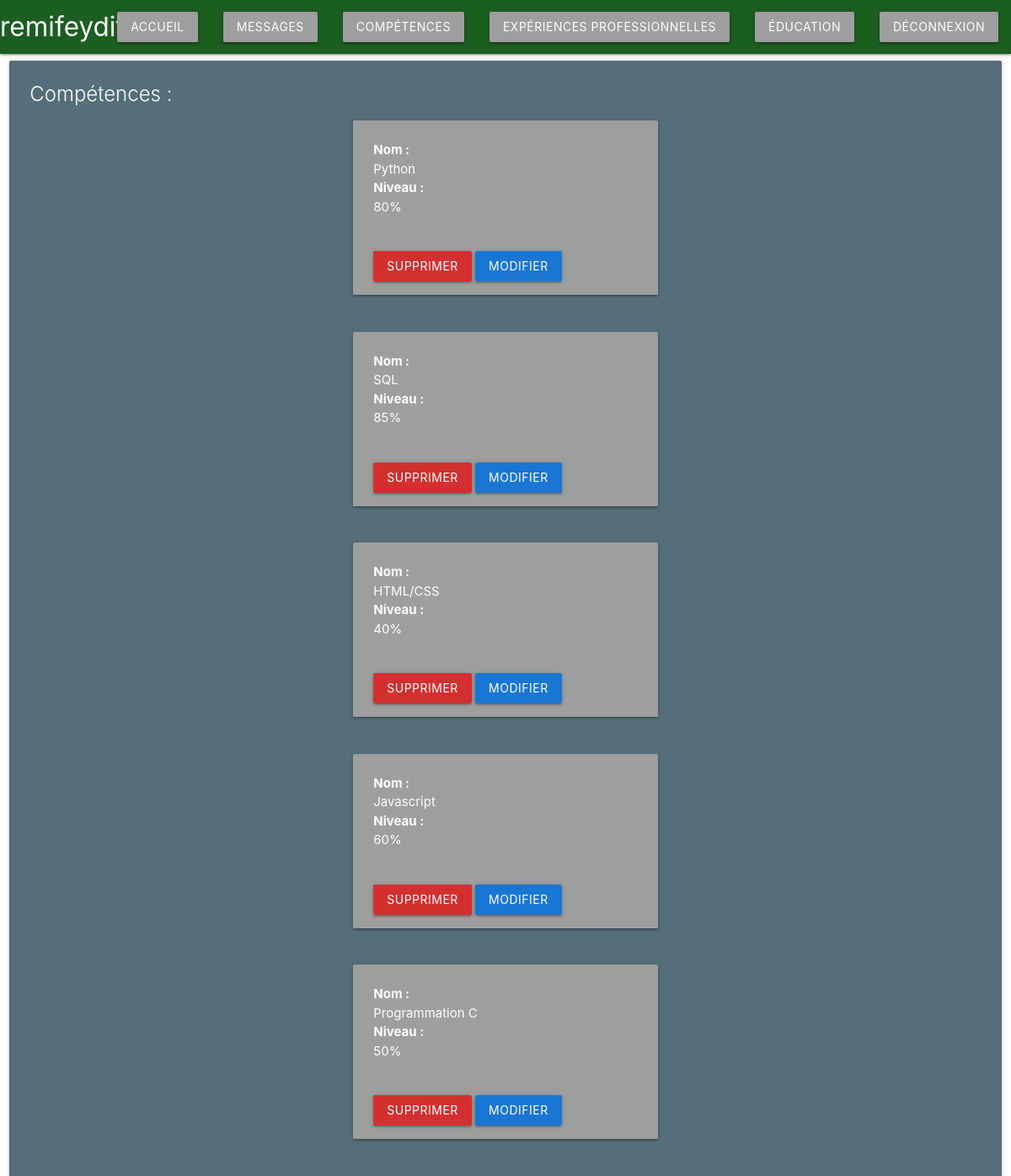
/CV/dashboard/skill.php (signed in), run on an earlier commit of the app's database.
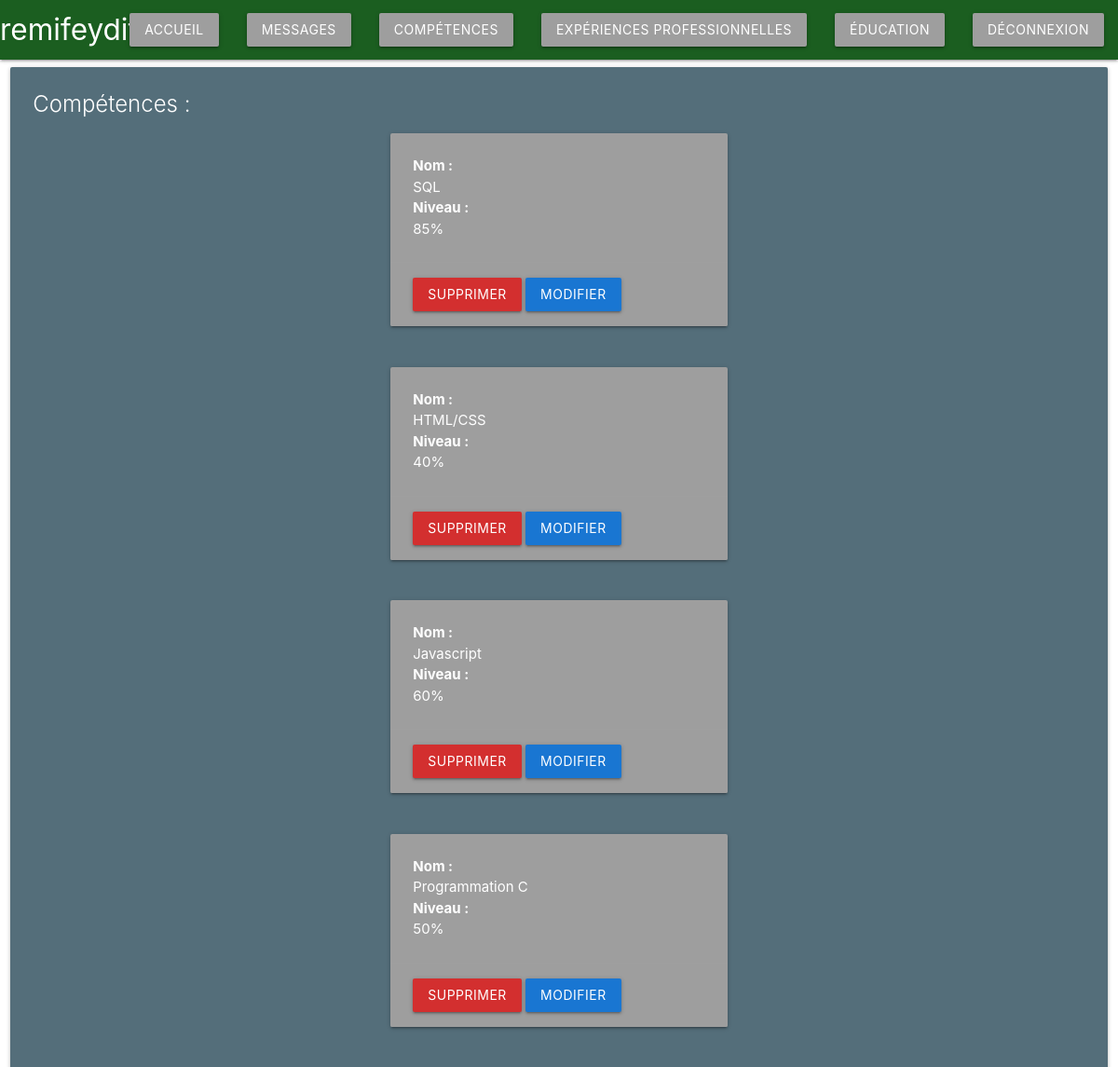
And on a later commit of the database.
### tables this page shows
CREATE TABLE `skills` (
  `id` int(11) NOT NULL,
  `skillName` varchar(20) DEFAULT NULL,
  `level` int(11) DEFAULT NULL,
  `idAdmin` int(11) DEFAULT NULL
);

### CV/dashboard/skill.php (the view, shortened to what this page needs)
<!DOCTYPE html>
<html lang="en">
<head>
    <?php
    include_once("../include/head.php");
    $pdo = connectPDO();
    ?>
</head>
<body>
<?php
include_once("../include/header.php");
?>
<div class="row">
    <div class="col s12 m12">
      <div class="card blue-grey darken-1">
        <div class="card-content white-text">
          <span class="card-title">Compétences :</span>
          <?php
          $query = $pdo->prepare('SELECT * FROM skills');
          $query->execute();
          $skills = $query->fetchAll();
          foreach ($skills as $skill)
          {
        ?>
          <div class="row">
          <div class="col s12 m4"></div>
            <div class="col s12 m4">
            <div class="card grey">
                <div class="card-content white-text">
            <p><b>Nom : </b></p>
            <p><?php echo $skill['skillName']?></p>
            <p><b>Niveau : </b></p>
            <p><?php echo $skill['level']?>%</p>
        </div>
        <div class="card-action">
            <a class="waves-effect waves-light btn red darken-2" href="./delete/deleteSkill.php?id=<?php echo $skill['id']; ?>">Supprimer</a>
            <a class="waves-effect waves-light btn blue darken-2 white-text" href="./edit/editSkill.php?id=<?php echo $skill['id']; ?>">Modifier</a>
        </div>
      </div>
      <div class="col s12 m4"></div>
    </div>
  </div>
          <?php } ?>
        </div>
      </div>
    </div>
  </div>
</body>
</html>

What changed in the data, as far as the page shows it:
removed skills: skillName "Python", level "80"
